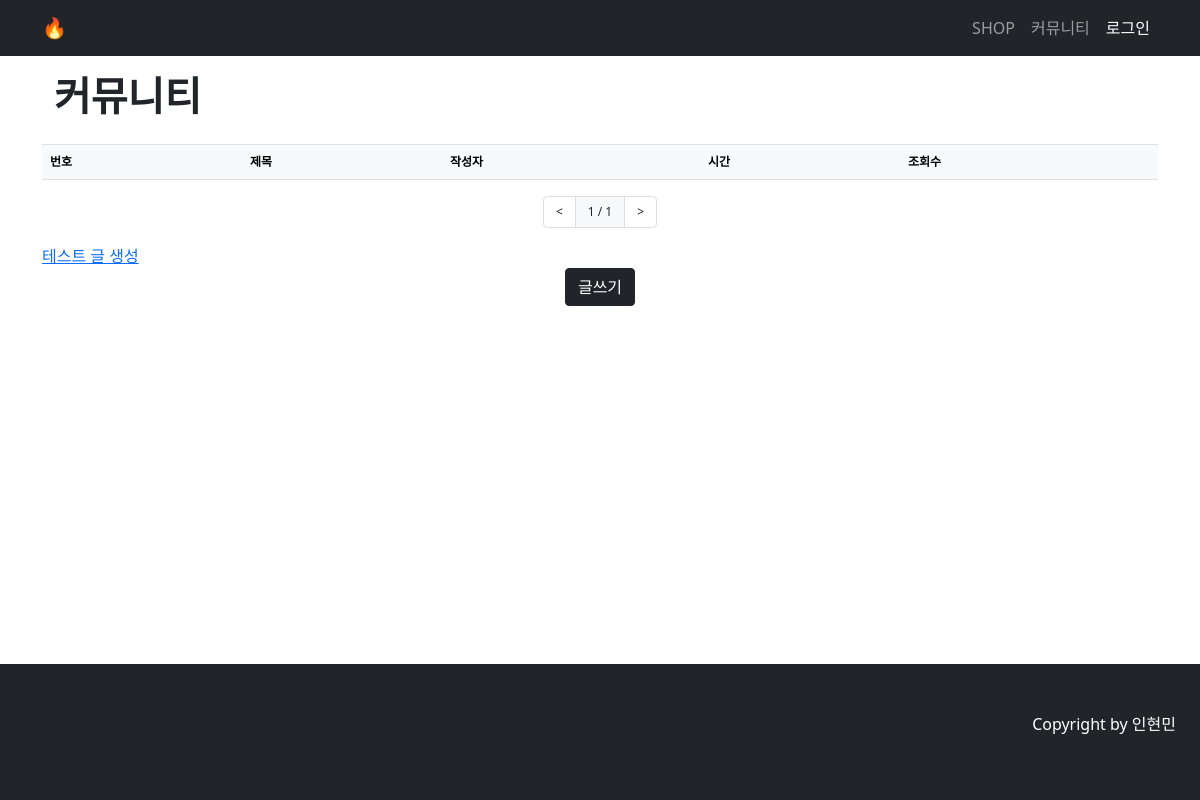
The app's page /posts/, older data.
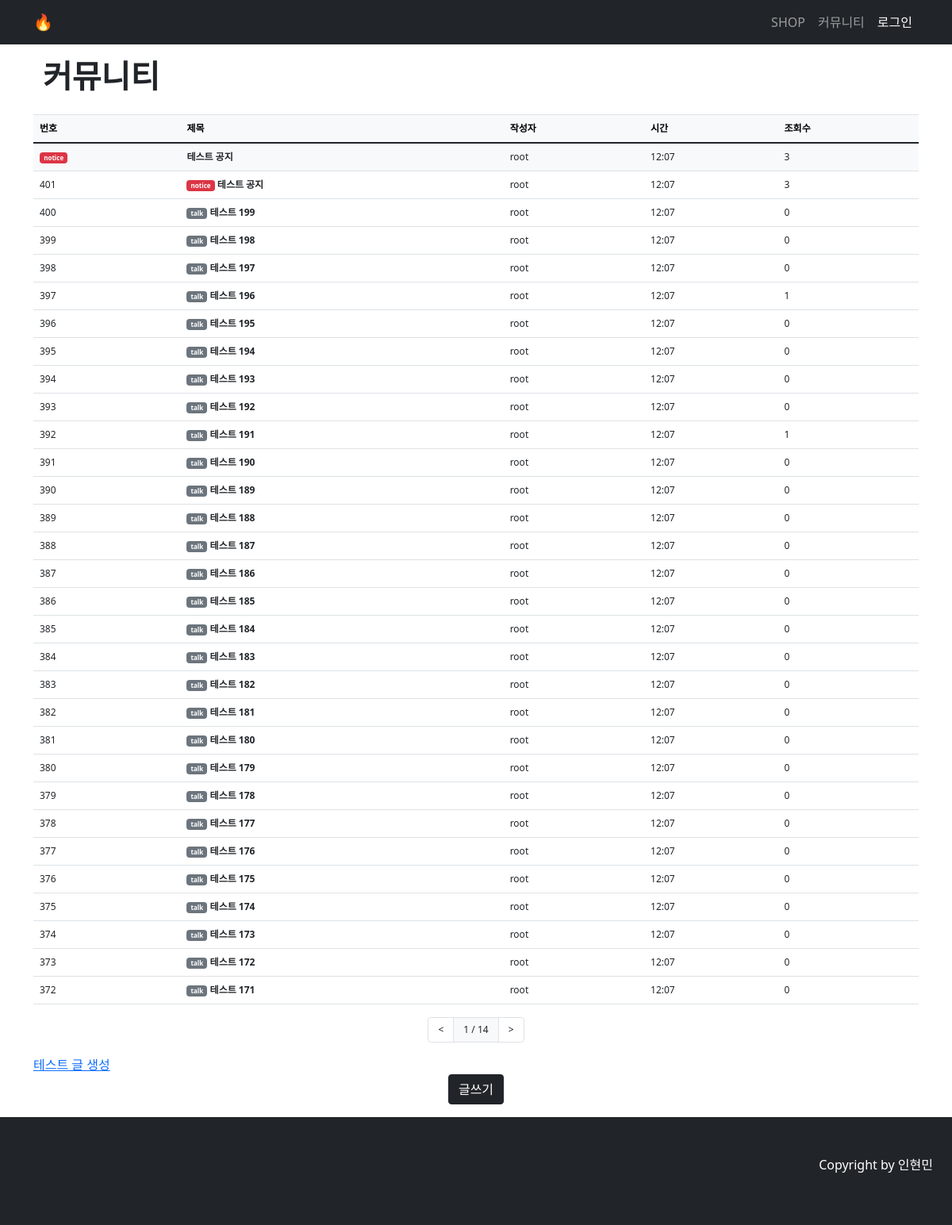
The same page, newer data.
### community/models.py (models this page shows)
class Article(models.Model):
    category = models.CharField(max_length=50, choices=CATEGORY, null=True)
    name = models.ForeignKey(User, on_delete=models.CASCADE)
    title = models.CharField(max_length=50)
    contents = RichTextUploadingField(blank=True, null=True)
    cdate = models.DateTimeField(auto_now_add=True)
    hits = models.PositiveIntegerField(default=0, verbose_name='조회수')

### users/models.py (models this page shows)
class User(AbstractUser):
    profile_picture = models.ImageField(upload_to='profile', default='/media/profile/profile_default.jpg', null=True)

### community/views.py (the view)
# urls.py: path('', views.posts, name='posts'),
def posts(request):
    page = request.GET.get('page', '1')
    articleList = Article.objects.order_by('-cdate')
    noticeList = Article.objects.filter(category='notice')
    paginator = Paginator(articleList, 30)
    page_obj = paginator.get_page(page)
    max_page = len(paginator.page_range)
    context = {'articleList': page_obj, 'max_page': max_page, 'noticeList':noticeList}
    return render(request, 'community/posts.html', context)

### templates/community/posts.html (shortened to what this page needs)
{% extends "base.html" %}
{% load community_filter %}
{% block content %}
<div class="container my-3">
    <div class="container d-flex my-3 justify-content-start">
        <div>
            <h1 style="font-weight: bold;">커뮤니티</h1>
        </div>
    </div>
    <table class="table border-top" style="font-size: 12px;">
        <thead>
            <tr class="table-light">
                <th>번호</th>
                <th>제목</th>
                <th>작성자</th>
                <th>시간</th>
                <th>조회수</th>
            </tr>
        </thead>
        <tbody>
            {%for notice in noticeList %}
            <tr class="bg-light">
                <td>
                    <span class="badge bg-danger" style="font-size: 8px;">{{notice.category}}</span>
                </td>
                <td>
                    <strong><a href="/posts/v/{{notice.id}}" class="text-decoration-none link-dark">{{ notice.title }}</a></strong>
                </td>
                <td>
                    {{notice.name}}
                </td>
                <td>
                    {{notice.cdate|date:"H:m"}}
                </td>
                <td>
                    {{notice.hits}}
                </td>
            </tr>
            {% endfor %}
            {%for article in articleList %}
            <tr>
                <td>{{article.id}}</td>
                <td>
                    {%if article.category == "notice" %}
                    <span class="badge bg-danger" style="font-size: 8px;">{{article.category}}</span>
                    {% else %}
                    <span class="badge bg-secondary" style="font-size: 8px;">{{article.category}}</span>
                    {% endif %}
                    <strong><a href="/posts/v/{{article.id}}" class="text-decoration-none link-dark">{{ article.title }}</a></strong>
                </td>
                <td>
                    {{article.name}}
                </td>
                <td>
                    {{article.cdate|date:"H:m"}}
                </td>
                <td>
                    {{article.hits}}
                </td>
            </tr>
            {% endfor %}
        </tbody>
    </table>
    <nav class="pagination-wrapper" style="font-size: 12px;">
        <ul class="pagination justify-content-center">
            {% if articleList.has_previous %}
            <li class="page-item">
                <a class="page-link text-dark" href="?page={{ articleList.previous_page_number }}">&lt;</a>
            </li>
            {% else %}
            <li class="page-item disabled">
                <a class="page-link text-dark" tabindex="-1" aria-disabled="true" href="#">&lt;</a>
            </li>
            {% endif %}
            <li class="page-item active" aria-current="page">
                <a class="page-link bg-light text-dark border">{{ articleList.number }} / {{ max_page }}</a>
            </li>
            {% if articleList.has_next %}
            <li class="page-item">
                <a class="page-link text-dark" href="?page={{ articleList.next_page_number }}">&gt;</a>
            </li>
            {% else %}
            <li class="page-item disabled">
                <a class="page-link text-dark" tabindex="-1" aria-disabled="true" href="#">&gt;</a>
            </li>
            {% endif %}
        </ul>
    </nav>
    <a href="{% url 'community:test' %}">테스트 글 생성</a>
    <div class="text-center">
        <button class="btn btn-dark" onclick="location.href='write/' ">글쓰기</button>
    </div>
</div>
{% endblock %}

### templates/base.html (shortened to what this page needs)
{% load static %}
<!DOCTYPE html>
<html lang="ko" class="navbar-scroll">
<head>
    <link rel="stylesheet" href="{% static 'css/bootstrap.min.css' %}">
    <link rel="stylesheet" href="{% static 'css/base_style.css' %}">
</head>
<body class="d-flex flex-column min-vh-100">
    <div class="navbar-wrapper">
        <nav class="navbar navbar-expand navbar-dark bg-dark">
            <div class="container d-flex justify-content-between">
                <a class="navbar-brand" href="{% url 'home' %}">🔥</a>
                <ul class="navbar-nav">
                    <li class="nav-item">
                        <a class="nav-link" href="{% url 'shop:shop_main' %}">SHOP</a>
                    </li>
                    <li class="nav-item">
                        <a class="nav-link" href="{% url 'community:posts' %}">커뮤니티</a>
                    </li>
                    {% if user.is_authenticated %}
                    <li class="nav-item dropdown">
                        <a class="btn btn-dark dropdown-toggle" type="button" id="dropdownMenu" data-bs-toggle="dropdown">{{ user.username }}</a>
                        <ul class="dropdown-menu" aria-labelledby="dropdownMenu">
                            <li><a class="dropdown-item" href=" {% url 'users:profile' %}">프로필</a></li>
                            <li><a class="dropdown-item" href=" {% url 'users:logout' %}">로그아웃</a></li>
                        </ul>
                    </li>
                        {% else %}
                    <li>
                        <a class="nav-link text-white" href=" {% url 'users:login' %}">로그인</a>
                    </li>
                    {% endif %}
                </ul>
            </div>
        </nav>
    </div>
    <div class="content-wrapper">
        {% block content %}
        {% endblock %}
    </div>
    <footer class="py-5 bg-dark mt-auto p-4">
        <p class="text-white text-end">Copyright by 인현민</p>
    </footer>
</body>
</html>

Row changes from the older to the newer data that the page shows:
added Article: category "notice", title "테스트 공지", name "root", cdate "12:07", hits "3", id "401"
added Article: id "400", category "talk", title "테스트 199", name "root", cdate "12:07", hits "0"
added Article: id "399", category "talk", title "테스트 198", name "root", cdate "12:07", hits "0"
added Article: id "398", category "talk", title "테스트 197", name "root", cdate "12:07", hits "0"
added Article: id "397", category "talk", title "테스트 196", name "root", cdate "12:07", hits "1"
added Article: id "396", category "talk", title "테스트 195", name "root", cdate "12:07", hits "0"
added Article: id "395", category "talk", title "테스트 194", name "root", cdate "12:07", hits "0"
added Article: id "394", category "talk", title "테스트 193", name "root", cdate "12:07", hits "0"
added Article: id "393", category "talk", title "테스트 192", name "root", cdate "12:07", hits "0"
added Article: id "392", category "talk", title "테스트 191", name "root", cdate "12:07", hits "1"
added Article: id "391", category "talk", title "테스트 190", name "root", cdate "12:07", hits "0"
added Article: id "390", category "talk", title "테스트 189", name "root", cdate "12:07", hits "0"
added Article: id "389", category "talk", title "테스트 188", name "root", cdate "12:07", hits "0"
added Article: id "388", category "talk", title "테스트 187", name "root", cdate "12:07", hits "0"
added Article: id "387", category "talk", title "테스트 186", name "root", cdate "12:07", hits "0"
added Article: id "386", category "talk", title "테스트 185", name "root", cdate "12:07", hits "0"
added Article: id "385", category "talk", title "테스트 184", name "root", cdate "12:07", hits "0"
added Article: id "384", category "talk", title "테스트 183", name "root", cdate "12:07", hits "0"
added Article: id "383", category "talk", title "테스트 182", name "root", cdate "12:07", hits "0"
added Article: id "382", category "talk", title "테스트 181", name "root", cdate "12:07", hits "0"
added Article: id "381", category "talk", title "테스트 180", name "root", cdate "12:07", hits "0"
added Article: id "380", category "talk", title "테스트 179", name "root", cdate "12:07", hits "0"
added Article: id "379", category "talk", title "테스트 178", name "root", cdate "12:07", hits "0"
added Article: id "378", category "talk", title "테스트 177", name "root", cdate "12:07", hits "0"
added Article: id "377", category "talk", title "테스트 176", name "root", cdate "12:07", hits "0"
added Article: id "376", category "talk", title "테스트 175", name "root", cdate "12:07", hits "0"
added Article: id "375", category "talk", title "테스트 174", name "root", cdate "12:07", hits "0"
added Article: id "374", category "talk", title "테스트 173", name "root", cdate "12:07", hits "0"
added Article: id "373", category "talk", title "테스트 172", name "root", cdate "12:07", hits "0"
added Article: id "372", category "talk", title "테스트 171", name "root", cdate "12:07", hits "0"
Text that changed along with them:
{{ max_page }}: "1" → "14"
